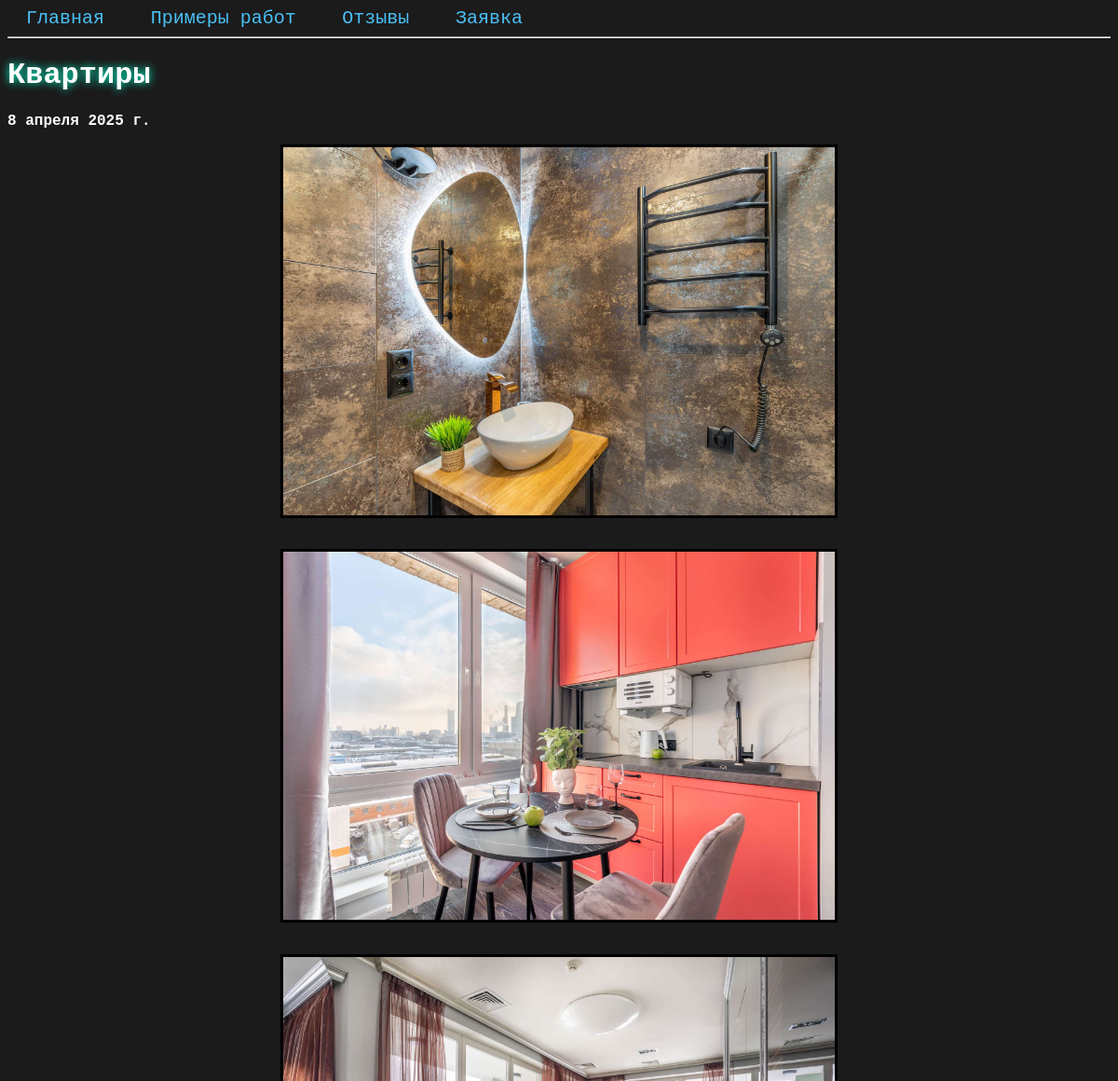
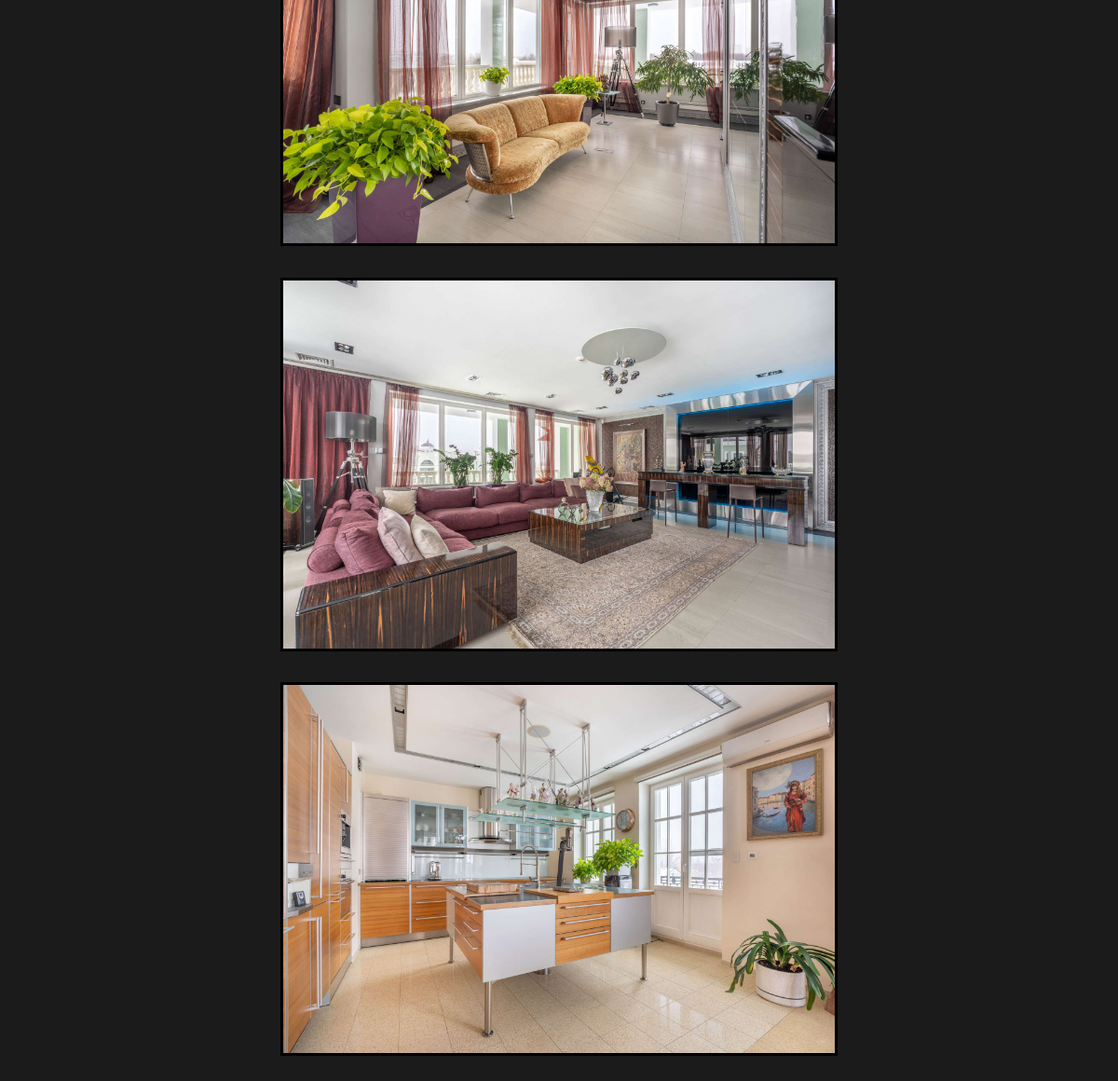
/album/7, run on the app's committed database (2 pictures, top to bottom).
### MainApp/models.py (models this page shows, shortened)
class Album(models.Model):
    title = models.CharField(max_length=100)
    cover = models.ImageField(upload_to='albumcovers')
    date = models.DateField(default=datetime.date.today)

class Photo(models.Model):
    album = models.ForeignKey(Album, on_delete=models.CASCADE)
    image = models.ImageField(upload_to='albumphotos')

### MainApp/views.py (the view)
# urls.py: path("album/<int:album_id>", album, name="album"),
def album(request, album_id):
    album = Album.objects.get(id=album_id)
    photos = Photo.objects.filter(album=album)
    return render(request, "album.html", context={"album": album, "photos": photos})

### templates/album.html (shortened to what this page needs)
{% extends 'base.html' %}
{% load static %}
{% block head %}
    <link rel="stylesheet" href="{% static 'css/photos.css' %}" >
{% endblock %}
{% block body %}
    <h1>{{ album.title }}</h1>
    <p>{{ album.date }}</p>
    <div class="photos">
    {% for photo in photos %}
        <img width="50%" src="{{ photo.image.url }}">
    {% endfor %}
    </div>
{% endblock %}

### MainApp/static/css/main.css (style rules this page uses)
body { background-color: #1b1b1b; color: #ffffff; font-family: 'Courier New', Courier, monospace; font-weight: bold; }
img { user-select: none; -webkit-user-drag: none; }
h1 { text-shadow: 0 0 10px #00ffcc; }

### MainApp/static/css/photos.css (style rules this page uses)
.photos { display: flex; flex-wrap: wrap; align-items: center; justify-content: center; gap: 10px; margin: 10px 0; flex-direction: column; }
.photos img { margin-bottom: 2%; border: 3px solid black; }

### data on the page
Album: title "Квартиры", date "8 апреля 2025 г."
Photo: image (picture)
Photo: image (picture)
Photo: image (picture)
Photo: image (picture)
Photo: image (picture)
